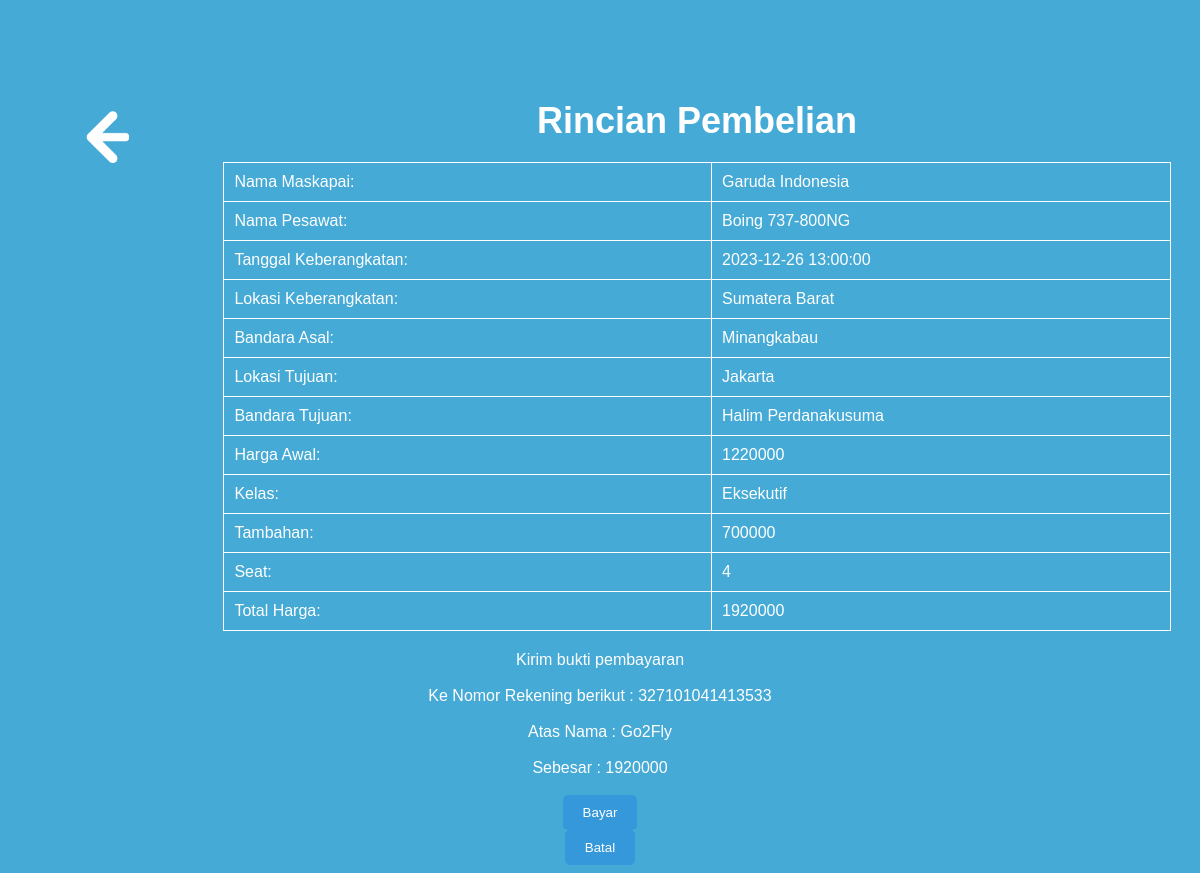
Page /transaksi.php (signed in) on the committed database.
### tables this page shows
CREATE TABLE `maskapai` (
  `id` int(11) NOT NULL,
  `nama_maskapai` varchar(50) NOT NULL
);

CREATE TABLE `pesawat` (
  `id` int(11) NOT NULL,
  `id_maskapai` int(11) NOT NULL,
  `id_kategori` int(11) NOT NULL,
  `kode_pesawat` varchar(10) NOT NULL,
  `nama_pesawat` varchar(50) NOT NULL
);

CREATE TABLE `jadwal` (
  `id` int(11) NOT NULL,
  `id_rute` int(11) NOT NULL,
  `id_pesawat` int(11) NOT NULL,
  `jam_keberangkatan` time NOT NULL,
  `tanggal_keberangkatan` date NOT NULL
);

CREATE TABLE `bandara` (
  `id` int(11) NOT NULL,
  `nama_bandara` varchar(50) NOT NULL,
  `lokasi_bandara` varchar(50) NOT NULL,
  `kode_bandara` varchar(3) DEFAULT NULL
);

CREATE TABLE `rute` (
  `id` int(11) NOT NULL,
  `id_bandara_asal` int(11) NOT NULL,
  `id_bandara_tujuan` int(11) NOT NULL,
  `harga` int(10) DEFAULT NULL
);

CREATE TABLE `kelas` (
  `id` int(11) NOT NULL,
  `nama_kelas` varchar(10) NOT NULL,
  `harga_kelas` int(11) NOT NULL
);

CREATE TABLE `transaksi` (
  `id` int(11) NOT NULL,
  `id_jadwal` int(11) NOT NULL,
  `id_user` int(11) NOT NULL,
  `id_penumpang` int(11) NOT NULL,
  `harga` int(11) DEFAULT NULL,
  `status_pembayaran` enum('Berhasil','Gagal','Diproses') DEFAULT NULL,
  `id_kelas` int(11) DEFAULT NULL,
  `kursi` int(11) NOT NULL
);

### function.php (called while the page is built, shortened)
<?php
$db = mysqli_connect('localhost', 'root', '', 'penerbangan');
function tampiltransaksi(){
    global $db;
    $query = "SELECT transaksi.id, transaksi.id_kelas, transaksi.id_jadwal, transaksi.id_user, transaksi.status_pembayaran, transaksi.kursi, kelas.nama_kelas, rute.harga AS hargaawal,transaksi.harga, kelas.harga_kelas, penumpang.nama_penumpang, penumpang.no_ktp, jadwal.id_pesawat, pesawat.nama_pesawat, pesawat.id_maskapai, maskapai.nama_maskapai, transaksi.id, b1.nama_bandara AS asal, b2.nama_bandara AS tujuan, b1.lokasi_bandara AS lokal, b2.lokasi_bandara AS loktu, jadwal.tanggal_keberangkatan AS tanggal, jadwal.jam_keberangkatan AS waktu_keberangkatan
    FROM transaksi
    INNER JOIN jadwal ON transaksi.id_jadwal = jadwal.id
    INNER JOIN kelas ON transaksi.id_kelas = kelas.id
    INNER JOIN penumpang ON transaksi.id_penumpang = penumpang.id
    INNER JOIN rute ON jadwal.id_rute = rute.id
    INNER JOIN pesawat ON jadwal.id_pesawat = pesawat.id
    INNER JOIN maskapai ON pesawat.id_maskapai = maskapai.id
    INNER JOIN bandara b1 ON rute.id_bandara_asal = b1.id
    INNER JOIN bandara b2 ON rute.id_bandara_tujuan = b2.id
    ORDER BY transaksi.id ASC
    ";
    $result = mysqli_query($db, $query);
    $rows = [];
    while ($row = mysqli_fetch_assoc($result)) {
        $rows[] = $row;
    }
    return $rows;
}
?>

### transaksi.php (the view, shortened to what this page needs)
<?php
require 'function.php';
?>
<!DOCTYPE html>
<html lang="en">
<head>
</head>
<body>
  <div class="image-container">
    <a href="home.php">
      <img src="panah.png" alt="panah">
    </a>
  </div>
  <h1>Rincian Pembelian</h1>
  <?php
  $rows = tampiltransaksi();
  $row = $rows[count($rows) - 1];
  ?>
  <table>
    <tr>
      <td>Nama Maskapai:</td>
      <td><?= $row["nama_maskapai"] ?></td>
    </tr>
    <tr>
      <td>Nama Pesawat:</td>
      <td><?= $row["nama_pesawat"] ?></td>
    </tr>
    <tr>
      <td>Tanggal Keberangkatan:</td>
      <td><?= $row["tanggal"] . ' ' . $row["waktu_keberangkatan"] ?></td>
    </tr>
    <tr>
      <td>Lokasi Keberangkatan:</td>
      <td><?= $row["lokal"] ?></td>
    </tr>
    <tr>
      <td>Bandara Asal:</td>
      <td><?= $row["asal"] ?></td>
    </tr>
    <tr>
      <td>Lokasi Tujuan:</td>
      <td><?= $row["loktu"] ?></td>
    </tr>
    <tr>
      <td>Bandara Tujuan:</td>
      <td><?= $row["tujuan"] ?></td>
    </tr>
    <tr>
      <td>Harga Awal:</td>
      <td><?= $row["hargaawal"] ?></td>
    </tr>
    <tr>
      <td>Kelas:</td>
      <td><?= $row["nama_kelas"] ?></td>
    </tr>
    <tr>
      <td>Tambahan:</td>
      <td><?= $row["harga_kelas"] ?></td>
    </tr>
    <tr>
      <td>Seat:</td>
      <td><?= $row["kursi"] ?></td>
    </tr>
    <tr>
      <td>Total Harga:</td>
      <td><?= $row["harga"] ?></td>
    </tr>
  </table>
  <form action="riwayat.php" method="post" enctype="multipart/form-data">
    <label for="bukti">Kirim bukti pembayaran</label> <br>
    <label for="tf">Ke Nomor Rekening berikut : 327101041413533</label>
    <br>
    <label for="tf">Atas Nama : Go2Fly</label>
    <br>
    <label for="tf">Sebesar : <?= $row["harga"] ?></label>
    <br>
    <button type="submit" name="bayar">Bayar</button>
    <form method="post" action="">
      <button type="submit" onclick="confirmCancellation(<?= $row['id'] ?>)" name="batal" value="<?= $row["id"] ?>">Batal</button>
    </form>
  </form>
</body>
</html>

### transaksi.php (style rules this page uses)
body { background-color: #45AAD6; border-radius: 8px; text-align: center; font-family: Arial, sans-serif; color: #fff; }
h1 { font-size: 36px; margin-top: 100px; margin-bottom: 20px; }
table { margin: 0 auto; width: 80%; border-collapse: collapse; margin-top: 20px; }
th, td { border: 1px solid #fff; padding: 10px; text-align: left; }
.image-container { float: left; display: inline-block; padding: 10px 25px; border: 1px solid transparent; border-radius: 5px; transition: transform .4s; }
.image-container img { width: 30%; height: auto; margin-top: ; margin-left: 5px; }
form { margin-top: 20px; display: flex; flex-direction: column; align-items: center; }
button { background-color: #3498db; color: #fff; padding: 10px 20px; border: none; border-radius: 5px; cursor: pointer; transition: background-color 0.3s; }

### rows in the picture
maskapai: nama_maskapai "Garuda Indonesia"
pesawat: nama_pesawat "Boing 737-800NG"
jadwal: tanggal_keberangkatan "2023-12-26", jam_keberangkatan "13:00:00"
bandara: lokasi_bandara "Sumatera Barat", nama_bandara "Minangkabau"
bandara: lokasi_bandara "Jakarta", nama_bandara "Halim Perdanakusuma"
rute: harga "1220000"
kelas: nama_kelas "Eksekutif", harga_kelas "700000"
transaksi: kursi "4", harga "1920000"
